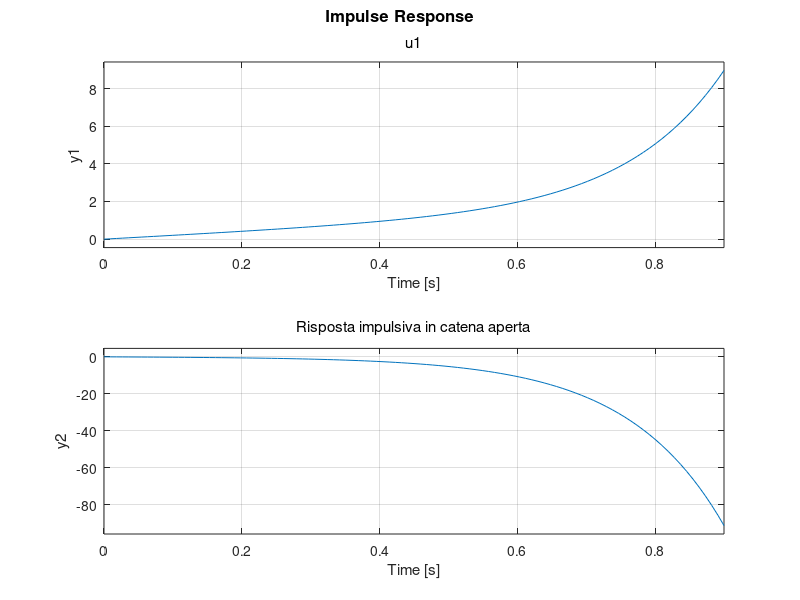
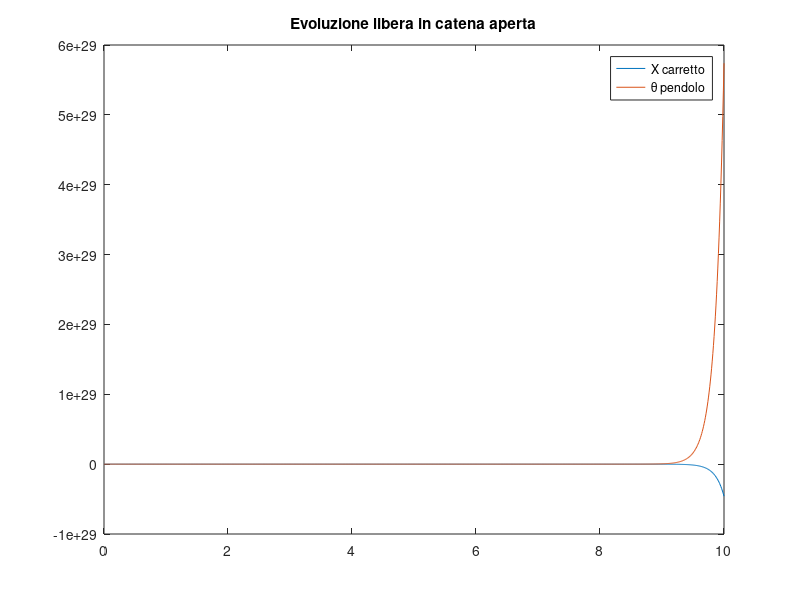
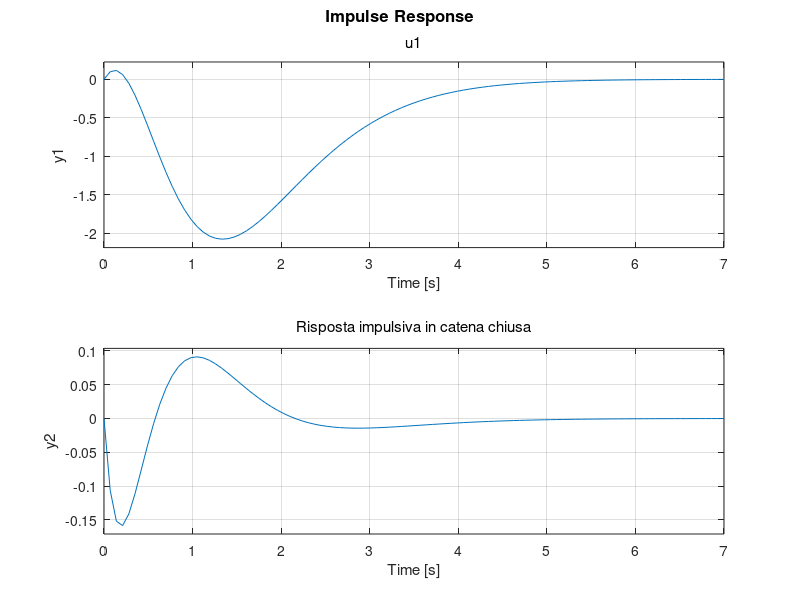
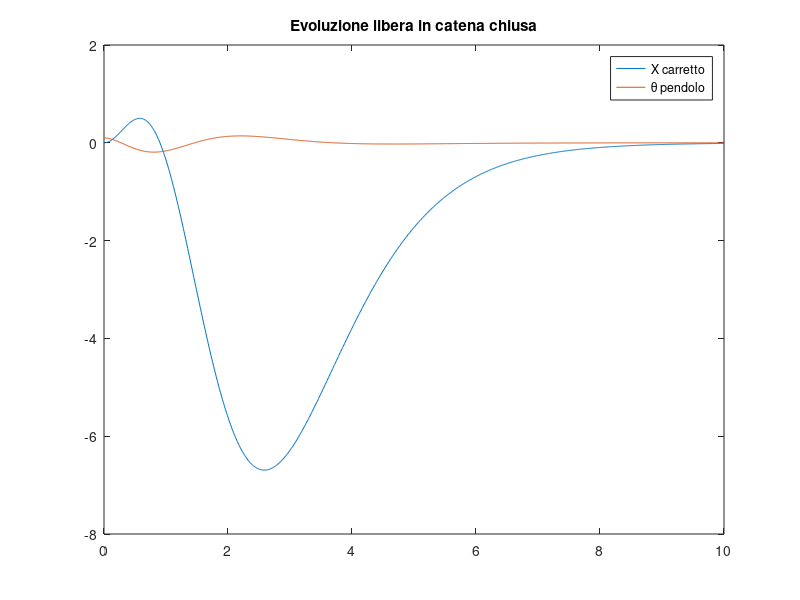

Here is the MATLAB script that generated these plots, in order:
clear all
close all
clc

M = 0.5;
m = 0.2;
I = 0.006;
g = 9.8;
d = 1;

f=(-M*m*d^2+I*(m+M));

A= [0 1 0 0;
    0 0 (d^2*m^2*g)/f 0;
    0 0 0 1;
    0 0 (-d*M*g)/f 0];

B= [0;
    (I-d^2 * m)/f;
    0;
    (d*m)/f];

C= [1 0 0 0;  %misura posizione del carretto
    0 0 1 0]; %misura angolo del pendolo  

D= [0;
    0];

SYS=ss(A,B,C,D);
R=ctrb(A,B);
O=obsv(A,C);

rR=rank(R); %SYS Ragg
rO=rank(O); %SYS Oss

%risposta impulsiva catena aperta
figure(1)
impulse(SYS)
title('Risposta impulsiva in catena aperta')

%evoluzione libera catena aperta
x0=[0;0;0.1;0];
figure(2)
[y,t]=initial(SYS,x0,0:0.01:10);
plot(t,y(:,1),t,y(:,2))
title('Evoluzione libera in catena aperta')
legend('X carretto', '\theta pendolo')

%Controllore e Osservatore
K=place(A,B,[-2 -2.1 -2.3 -2.4]);
G=place(A',C',[-1 -2 -3 -4]);
G=G';

%Sistema catena chiusa
Ac=[A-B*K -B*K; zeros(4) A-G*C];
Bc=[B; zeros(4,1)];
Cc=[C zeros(2,4)];
Dc=[0;0];
SYS_cc=ss(Ac,Bc,Cc,Dc)

%Risposta impulsiva sistema in catena chiusa
figure(3)
impulse(SYS_cc)
title('Risposta impulsiva in catena chiusa')

%Evoluzione libera sistema in catena chiusa
x0=[0;0;0.1;0;0.2;0.3;0.01;0.01];
[y,t]=initial(SYS_cc,x0,0:0.01:10);
figure(4)
plot(t,y(:,1),t,y(:,2))
legend('X carretto', '\theta pendolo')
title('Evoluzione libera in catena chiusa')

%Animazione sistema
for i=1:2:1001
    figure(5)
    plot(y(i,1),0,'sb','MarkerSize',40)
    hold on
    plot([y(i,1) y(i,1)+d*sin(y(i,2))],[0 d*cos(y(i,2))],'-r')
    hold off
    xlim([-2 2])
    ylim([-2 2])
    drawnow
end
